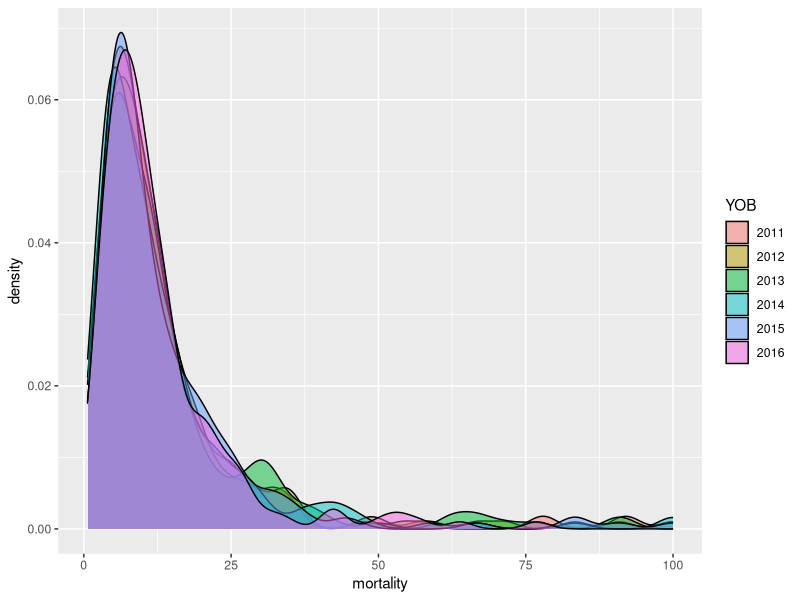
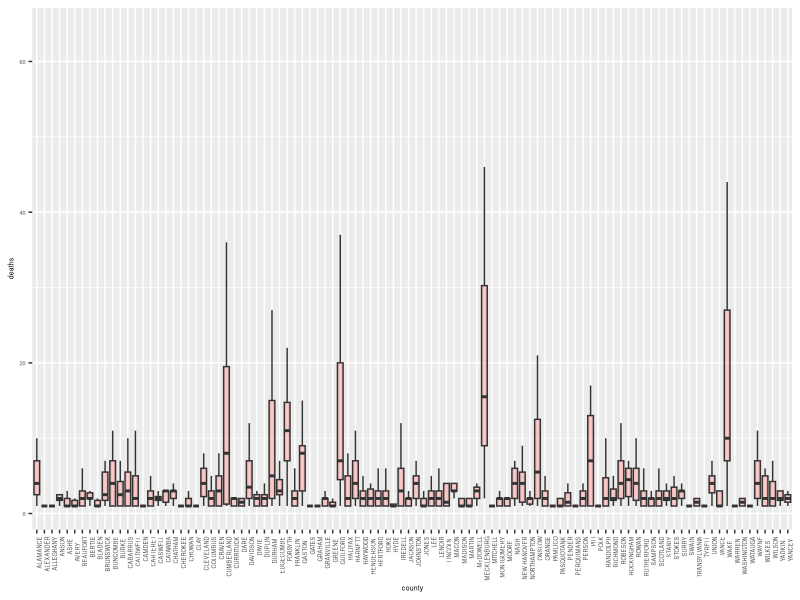
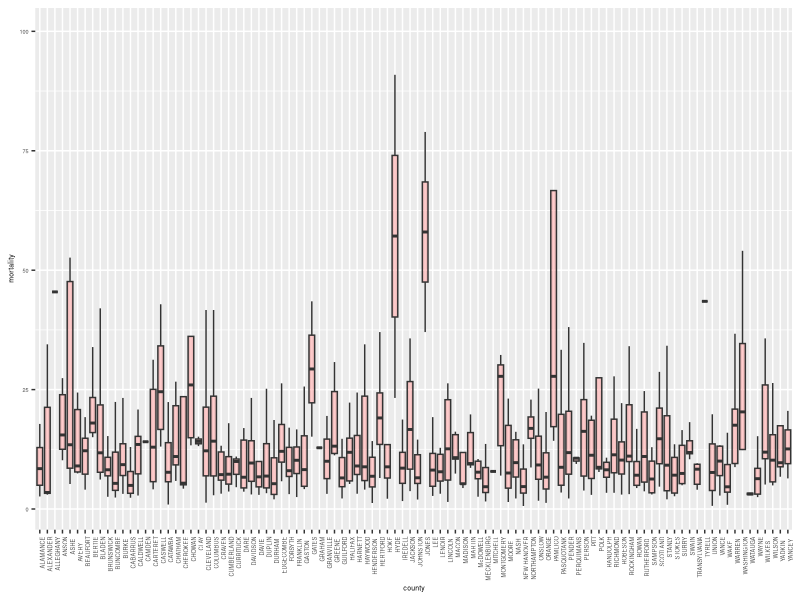
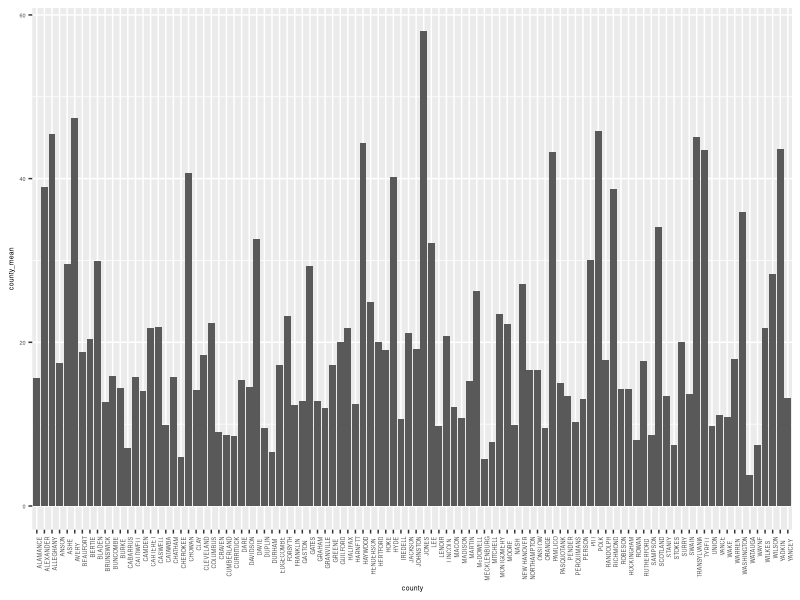
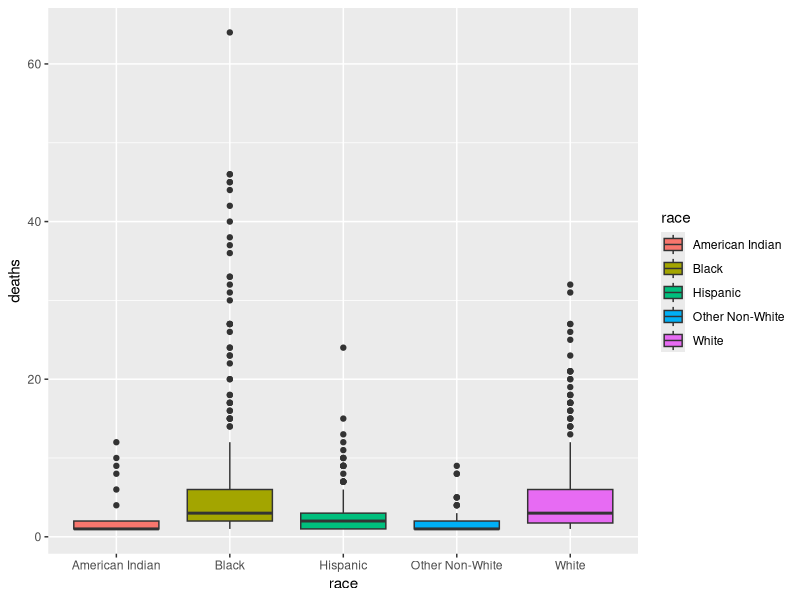
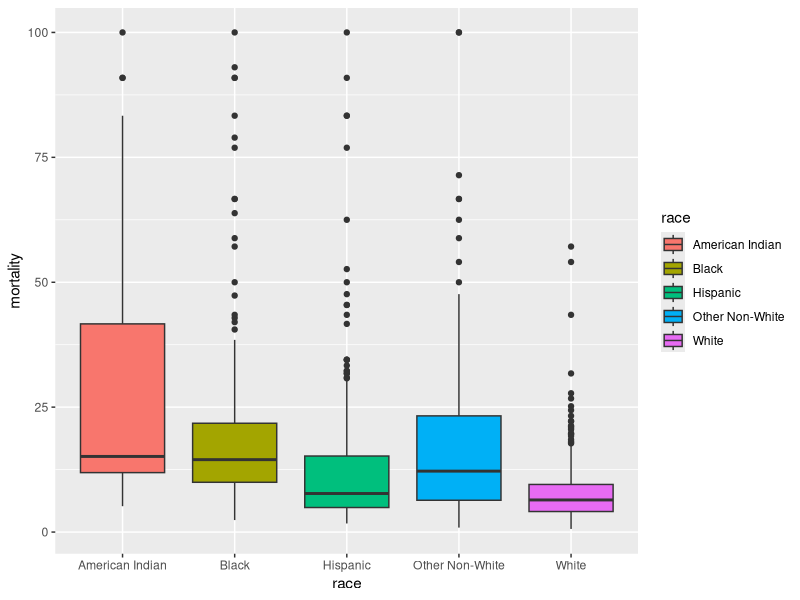
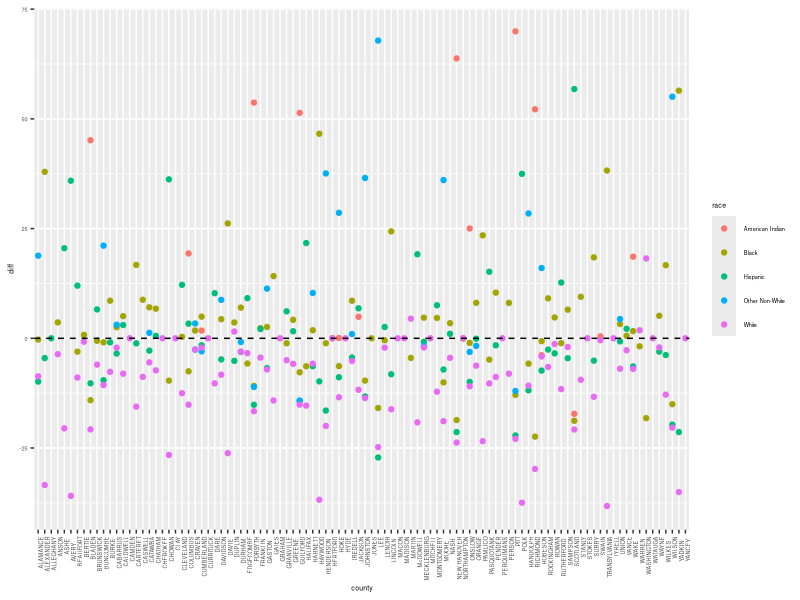

Generate these figures, in order, with R: (Note: this script raises an error after producing the figures.)
## ---- chunk 1
require(lme4)
require(dplyr)
require(ggplot2)
require(tidyverse)
## ---- chunk 2
#Clean data
nc=read.csv("nc_infant_mortality.csv")
nc=nc[2:8]
nc$mortality[which(nc$mortality>100)]=NA
nc$YOB=as.factor(nc$YOB)
colnames(nc)[colnames(nc)=="COUNTY"]="county"
## ---- chunk 3
#Shows temporal effect is fixed
ggplot(nc,aes(x=mortality))+
  geom_density(aes(fill=YOB),alpha=0.5)+
  labs(fill="YOB")
## ---- chunk 4
#Shows that county effects are random
ggplot(nc,aes(x=county,y=deaths,group=county))+
  geom_boxplot(notch=FALSE,outlier.shape=NA,fill="red",alpha=0.2)+
  theme(text=element_text(size=5),axis.text.x=element_text(angle=90,hjust=1))

ggplot(nc,aes(x=county,y=mortality,group=county))+
  geom_boxplot(notch=FALSE,outlier.shape=NA,fill="red",alpha=0.2)+
  theme(text=element_text(size=5),axis.text.x=element_text(angle=90,hjust= 1))

eda=aggregate(nc,by=list(county=nc$county,race=nc$race),mean)
eda=eda%>%
  discard(~all(is.na(.x)))%>%
  map_df(~.x)
county_mean=eda%>%
  group_by(county)%>%
  summarise(county_mean=mean(mortality,na.rm=TRUE))
ggplot(county_mean,aes(x=county,y=county_mean))+
  geom_bar(stat="identity")+
  theme(text=element_text(size=5),axis.text.x=element_text(angle=90,hjust= 1))

## ---- chunk 5
#Shows that race effects are random
ggplot(nc,aes(x=race,y=deaths,fill=race))+
  geom_boxplot()

ggplot(nc,aes(x=race,y=mortality,fill=race))+
  geom_boxplot()

eda=eda%>%
  inner_join(county_mean)%>%
  mutate(diff=mortality-county_mean)
ggplot(eda,aes(x=county,y=diff,colour=race))+
  geom_point()+
  geom_hline(yintercept=0,linetype="dashed")+
  theme(text=element_text(size=5),axis.text.x=element_text(angle=90,hjust= 1))
## ---- chunk 6
attach(nc)

model_deaths=lmer(deaths~(1+race|county))
summary(model_deaths)
coef(model_deaths)

model_mortality=lmer(mortality~(1+race|county))
summary(model_mortality)
coef(model_mortality)
## ---- chunk 7
death_table=coef(model_deaths)[[1]]
colnames(death_table)[colnames(death_table)=="raceHispanic"]="hispanic"
colnames(death_table)[colnames(death_table)=="raceOther Non-White"]="other"
colnames(death_table)[colnames(death_table)=="raceWhite"]="white"
colnames(death_table)[colnames(death_table)=="(Intercept)"]="intercept"
death_table=death_table%>%
  mutate(county=as.list(levels(nc$county)))
death_table=death_table%>%
  mutate(B_deaths=intercept)
death_table=death_table%>%
  mutate(H_deaths=intercept+hispanic)
death_table=death_table%>%
  mutate(O_deaths=intercept+other)
death_table=death_table%>%
  mutate(W_deaths=intercept+white)
death_table=death_table[5:9]

mortality_table=coef(model_mortality)[[1]]
colnames(mortality_table)[colnames(mortality_table)=="raceHispanic"]="hispanic"
colnames(mortality_table)[colnames(mortality_table)=="raceOther Non-White"]="other"
colnames(mortality_table)[colnames(mortality_table)=="raceWhite"]="white"
colnames(mortality_table)[colnames(mortality_table)=="(Intercept)"]="intercept"
mortality_table=mortality_table%>%
  mutate(county=as.list(levels(nc$county)))
mortality_table=mortality_table%>%
  mutate(B_mortality=intercept)
mortality_table=mortality_table%>%
  mutate(H_mortality=intercept+hispanic)
mortality_table=mortality_table%>%
  mutate(O_mortality=intercept+other)
mortality_table=mortality_table%>%
  mutate(W_mortality=intercept+white)
mortality_table=mortality_table[5:9]

death_table=as.data.frame(death_table)
mortality_table=as.data.frame(mortality_table)
#join is not working...
#table=inner_join(death_table,mortality_table,by=c("county"="county"))
